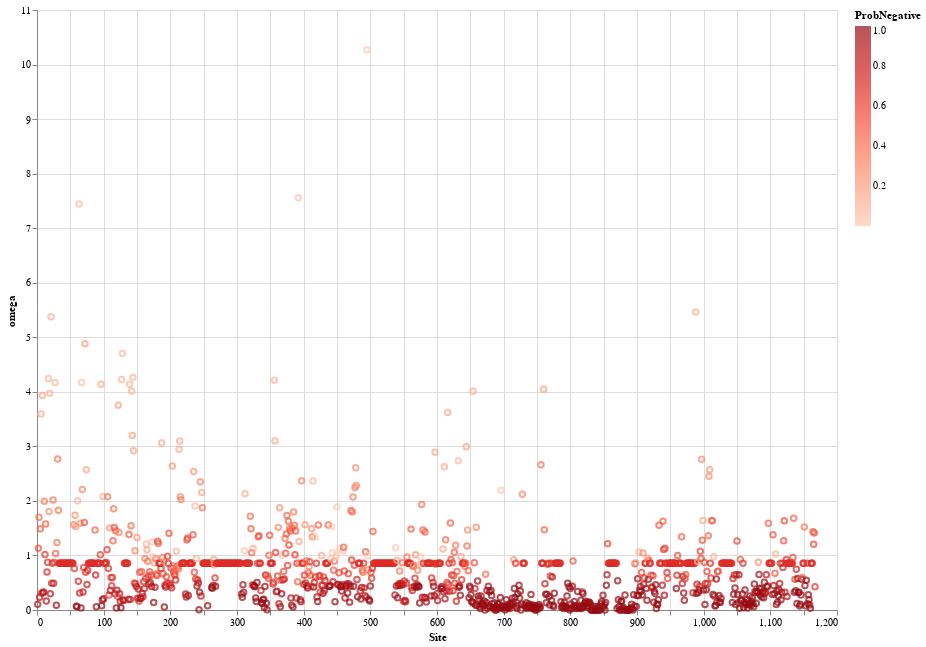

Notebook code cell kept with this figure:
### Code cell
# Using this one for now.

df["BayesFactor"] = df["BayesFactor[alpha<beta]"]
df["ProbNegative"] = df["Prob[alpha>beta]"]
df["ProbPositive"] = df["Prob[alpha<beta]"]

source = df

line = alt.Chart(source).mark_point().encode(
    x= 'Site',
    y= 'omega',
    color=alt.Color('ProbNegative', scale=alt.Scale(scheme='reds', reverse=False))
).properties(
    width=800,
    height=600)

line

### Figure 1 — Vega-Lite specification as saved in the notebook (floating-point values rounded to 4 significant figures; data arrays with more than 128 entries replaced by an {"elided": "..."} marker saying what was removed)
{"config": {"view": {"continuousWidth": 400, "continuousHeight": 300}}, "data": {"name": "data-5c8ba6ee38998f3c44943a7274587297"}, "mark": "point", "encoding": {"color": {"type": "quantitative", "field": "ProbNegative", "scale": {"reverse": false, "scheme": "reds"}}, "x": {"type": "quantitative", "field": "Site"}, "y": {"type": "quantitative", "field": "omega"}}, "height": 600, "width": 800, "$schema": "https://vega.github.io/schema/vega-lite/v4.8.1.json", "datasets": {"data-5c8ba6ee38998f3c44943a7274587297": {"elided": "1167 records"}}}
